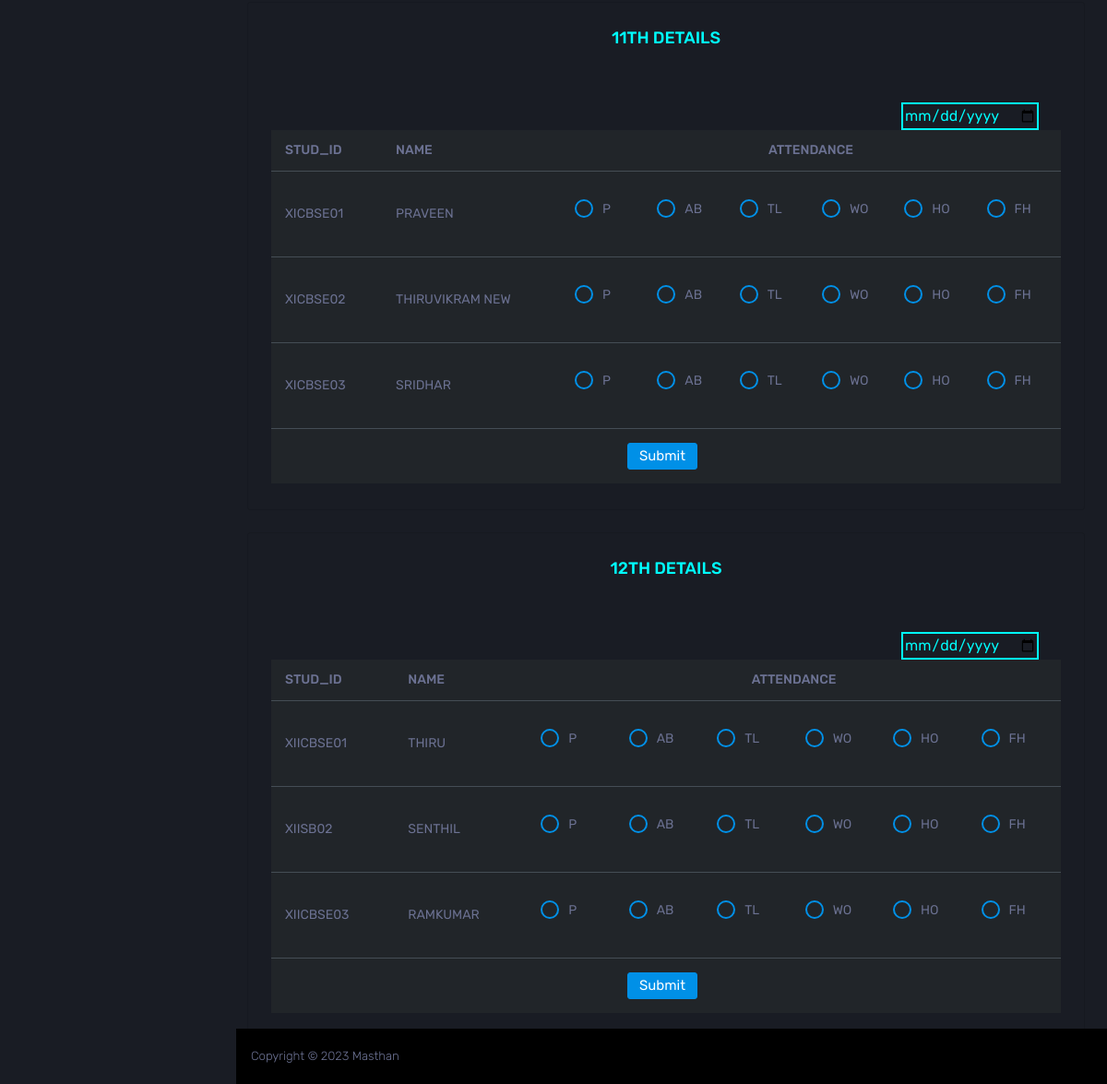
Before: /attendance (lower part) with the older database file.
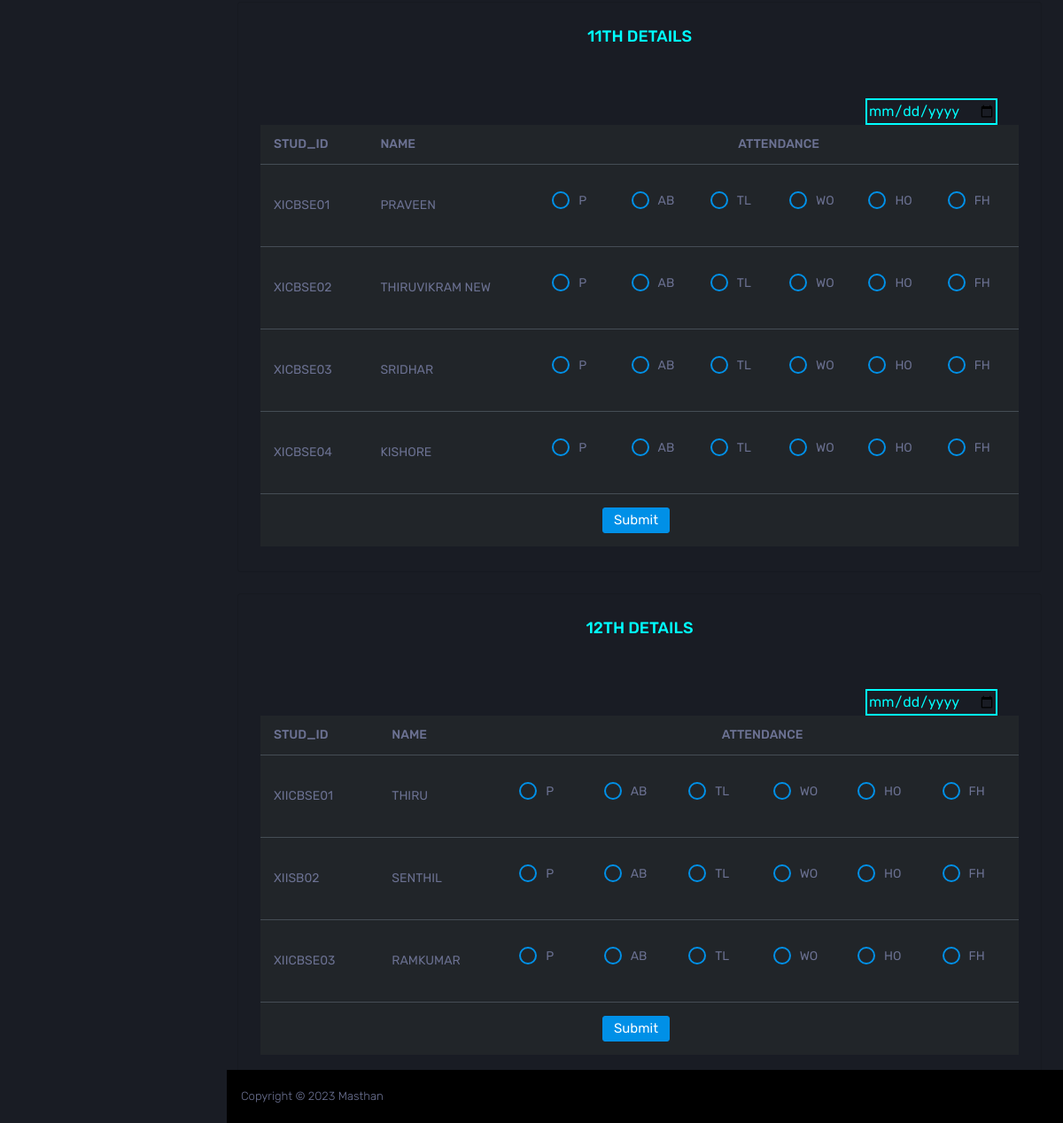
After: the same page with the newer database file.
### TMS/models.py (models this page shows, shortened)
class EleventhClass(models.Model):
    NAME = models.CharField(max_length=100)
    MEDIUM = models.CharField(max_length=100)
    STUDENT_ID = models.CharField(max_length=100)
    GENDER = models.CharField(max_length=100)
    JOIN_DATE = models.CharField(max_length=100)
    SUBJECT = models.CharField(max_length=100)
    CLASS = models.CharField(max_length=100)
    PHONE_NUMBER = models.CharField(max_length=100)
    PRICE = models.CharField(max_length=100)
    DISCOUNT = models.CharField(max_length=100)
    TOTAL = models.CharField(max_length=100)

class TwelvethClass(models.Model):
    NAME = models.CharField(max_length=100)
    MEDIUM = models.CharField(max_length=100)
    STUDENT_ID = models.CharField(max_length=100)
    GENDER = models.CharField(max_length=100)
    JOIN_DATE = models.CharField(max_length=100)
    SUBJECT = models.CharField(max_length=100)
    CLASS = models.CharField(max_length=100)
    PHONE_NUMBER = models.CharField(max_length=100)
    PRICE = models.CharField(max_length=100)
    DISCOUNT = models.CharField(max_length=100)
    TOTAL = models.CharField(max_length=100)

### TMS/views.py (the view)
# urls.py: path('attendance', views.attendance, name='attendance'),
def attendance(request):
    return render(request, 'tms/attendance.html',
                  {'data_nine': NinthClass.objects.all(), 'data_ten': TenthClass.objects.all(),
                   'data_eleven': EleventhClass.objects.all(), 'data_twelve': TwelvethClass.objects.all()})

### TMS/templates/tms/attendance.html (shortened to what the changed rows need)
{% load static %}
<!DOCTYPE html>
<html lang="en">
  <head>
    <link rel="stylesheet" href="{% static 'assets/vendors/mdi/css/materialdesignicons.min.css' %}">
    <link rel="stylesheet" href="{% static 'assets/vendors/css/vendor.bundle.base.css' %}">
    <link rel="stylesheet" href="{% static 'assets/vendors/jvectormap/jquery-jvectormap.css' %}">
    <link rel="stylesheet" href="{% static 'assets/vendors/flag-icon-css/css/flag-icon.min.css' %}">
    <link rel="stylesheet" href="{% static 'assets/vendors/owl-carousel-2/owl.carousel.min.css' %}">
    <link rel="stylesheet" href="{% static 'assets/vendors/owl-carousel-2/owl.theme.default.min.css' %}">
    <link rel="stylesheet" href="{% static 'assets/css/style.css' %}">
      <link rel="stylesheet" href="{% static 'assets/vendors/select2/select2.min.css' %}">
    <link rel="stylesheet" href="{% static 'assets/vendors/select2-bootstrap-theme/select2-bootstrap.min.css' %}">
  </head>
  <body>
    <div class="container-scroller">
      <div class="container-fluid page-body-wrapper">
        <div class="main-panel">
        <div class="col-12 grid-margin">
            <div class="col-lg-12 grid-margin stretch-card">
                <div class="card">
                  <div class="card-body">
                      <br>
                    <div class="table-responsive">
                      <table class="table table-dark">
                        <thead>
                          <tr>
                            <th> STUD_ID </th>
                            <th> NAME </th>
                              <th style="text-align: center"> ATTENDANCE </th>
                          </tr>
                        </thead>
                        <tbody>
                        <form method="post" action="{% url 'attendance' '11' %}">
                        {% for eleven in data_eleven %}
                          <tr>
                            <td>
                                {{ eleven.STUDENT_ID }}
                            </td>
                            <td>
                                {{ eleven.NAME }}
                            </td>
                            <td>
                          <div class="form-group row" style="display: flex;justify-content: space-around;">
                            <div class="col-sm-2" >
                              <div class="form-check">
                                <label class="form-check-label">
                                  <input type="radio" class="form-check-input" id="present" value="P" name="{{ eleven.STUDENT_ID }}"> P </label>
                              </div>
                            </div>
                            <div class="col-sm-2">
                              <div class="form-check">
                                <label class="form-check-label">
                                  <input type="radio" class="form-check-input" name="{{ eleven.STUDENT_ID }}" id="absent" value="AB"> AB </label>
                              </div>
                            </div>
                               <div class="col-sm-2">
                              <div class="form-check">
                                <label class="form-check-label">
                                  <input type="radio" class="form-check-input" name="{{ eleven.STUDENT_ID }}" id="tuition_leave" value="TL"> TL </label>
                              </div>
                            </div>
                              <div class="col-sm-2">
                              <div class="form-check">
                                <label class="form-check-label">
                                  <input type="radio" class="form-check-input" name="{{ eleven.STUDENT_ID }}" id="weak_off" value="WO"> WO </label>
                              </div>
                            </div>
                              <div class="col-sm-2">
                              <div class="form-check">
                                <label class="form-check-label">
                                  <input type="radio" class="form-check-input" name="{{ eleven.STUDENT_ID }}" id="holiday" value="HO"> HO </label>
                              </div>
                            </div>
                                <div class="col-sm-2">
                              <div class="form-check">
                                <label class="form-check-label">
                                  <input type="radio" class="form-check-input" name="{{ eleven.STUDENT_ID }}" id="festival_holiday" value="FH"> FH </label>
                              </div>
                            </div>
                          </div>
                            </div>
                        {% endfor %}
                    </div>
                  </div>
                </div>
              </div>
            <div class="col-lg-12 grid-margin stretch-card">
                <div class="card">
                  <div class="card-body">
                      <br>
                    <div class="table-responsive">
                      <table class="table table-dark">
                        <thead>
                          <tr>
                            <th> STUD_ID </th>
                            <th> NAME </th>
                              <th style="text-align: center"> ATTENDANCE </th>
                          </tr>
                        </thead>
                        <tbody>
                        <form method="post" action="{% url 'attendance' '12' %}">
                        {% for twelve in data_twelve %}
                          <tr>
                            <td>
                                {{ twelve.STUDENT_ID }}
                            </td>
                            <td>
                                {{ twelve.NAME }}
                            </td>
                            <td>
                          <div class="form-group row" style="display: flex;justify-content: space-around;">
                            <div class="col-sm-2" >
                              <div class="form-check">
                                <label class="form-check-label">
                                  <input type="radio" class="form-check-input" id="present" value="P" name="{{ twelve.STUDENT_ID }}"> P </label>
                              </div>
                            </div>
                            <div class="col-sm-2">
                              <div class="form-check">
                                <label class="form-check-label">
                                  <input type="radio" class="form-check-input" name="{{ twelve.STUDENT_ID }}" id="absent" value="AB"> AB </label>
                              </div>
                            </div>
                               <div class="col-sm-2">
                              <div class="form-check">
                                <label class="form-check-label">
                                  <input type="radio" class="form-check-input" name="{{ twelve.STUDENT_ID }}" id="tuition_leave" value="TL"> TL </label>
                              </div>
                            </div>
                              <div class="col-sm-2">
                              <div class="form-check">
                                <label class="form-check-label">
                                  <input type="radio" class="form-check-input" name="{{ twelve.STUDENT_ID }}" id="weak_off" value="WO"> WO </label>
                              </div>
                            </div>
                              <div class="col-sm-2">
                              <div class="form-check">
                                <label class="form-check-label">
                                  <input type="radio" class="form-check-input" name="{{ twelve.STUDENT_ID }}" id="holiday" value="HO"> HO </label>
                              </div>
                            </div>
                                <div class="col-sm-2">
                              <div class="form-check">
                                <label class="form-check-label">
                                  <input type="radio" class="form-check-input" name="{{ twelve.STUDENT_ID }}" id="festival_holiday" value="FH"> FH </label>
                              </div>
                            </div>
                          </div>
                            </td>
                          </tr>
                        {% endfor %}
                        </form>
                        </tbody>
                      </table>
                    </div>
                  </div>
                </div>
              </div>
        </div>
  </body>
</html>

Changed rows visible on the page:
added EleventhClass: STUDENT_ID "XICBSE04", NAME "KISHORE"
